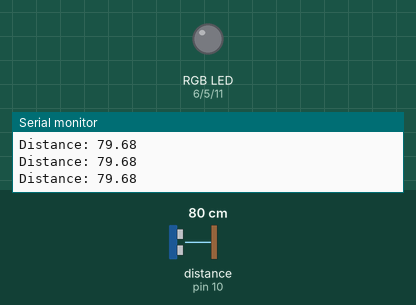
A sketch run on a simulated Arduino Uno, built with avr-gcc and run on an emulated ATmega328P. On the bench: an RGB LED mixed from three pins (HIGH = lit), the last lines printed to the serial monitor. Wiring (inferred from the names in the program): ultrasonic range finder: trigger pin 9; echo pin 10. Dashed ring = blinking. Inputs (shaded band) come from the test bench; at power-on: distance to the obstacle (sensor on pin 10) 80 cm. The echo pulse lasts 58.3 µs per cm; pins used as bus, display or sensor lines are not drawn.

Above: at 1.2 s.
1.3 s: distance to the obstacle (sensor on pin 10) set to 33 cm
2.8 s: distance to the obstacle (sensor on pin 10) set to 28 cm
At 3.5 s:
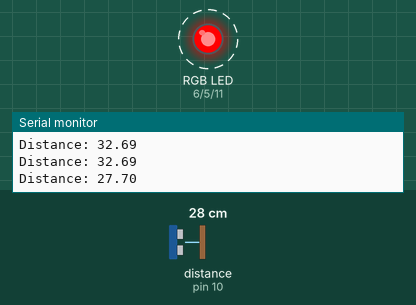
5.8 s: distance to the obstacle (sensor on pin 10) set to 22 cm
7.8 s: distance to the obstacle (sensor on pin 10) set to 18 cm
At 9.6 s:
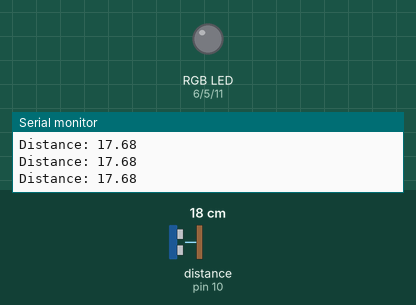
10.2 s: distance to the obstacle (sensor on pin 10) set to 23 cm
At 10.6 s:
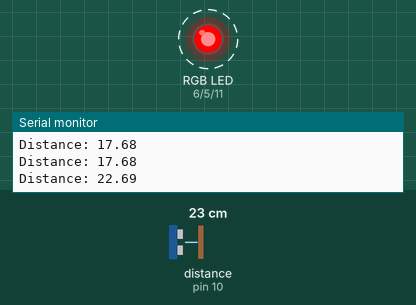
Timing chart, 0 to 14.2 s (numbered marks = the images above; inputs shaded):
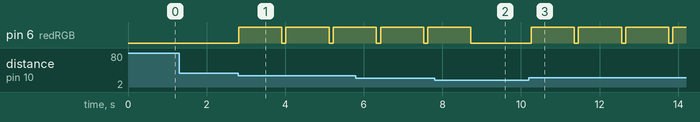

Measured:
- the behaviour switches between 31 and 30 cm on distance to the obstacle (sensor on pin 10) (found by bisection; images 0 and 1)
- the behaviour switches between 21 and 20 cm on distance to the obstacle (sensor on pin 10) (found by bisection; images 1 and 2)
- after the input at 2.8 s, pin 6 (redRGB): alternates HIGH for 1.1 s and LOW for 0.10 s, starting at once
- after the input at 7.8 s, pin 6 (redRGB): goes on until 8.7 s, then stays LOW
- after the input at 10.2 s, pin 6 (redRGB): alternates HIGH for 1.1 s and LOW for 0.10 s, starting after 0.06 s

The sketch:

DartBoardSensor.ino
```cpp
//Made by Conley Price 4,4,2020

//Distance pins
const int trigPin = 9;
const int echoPin = 10;


//LIGHT pins
//define pins for the red, green and blue LEDs
int redRGB = 6;
int greenRGB = 5;
int blueRGB = 11;
//overall brightness value
int brightness = 255;
//individual brightness values for the red, green and blue LEDs
int gBright = 0;
int rBright = 0;
int bBright = 0;

int fadeSpeed = 10;

float duration, distance;


void setup() {

  pinMode(greenRGB, OUTPUT);
  pinMode(redRGB, OUTPUT);
  pinMode(blueRGB, OUTPUT);

  pinMode(trigPin, OUTPUT);
  pinMode(echoPin, INPUT);
  Serial.begin(9600);
}

void TurnOn(){
    for (int i=0;i<256; i++){
      analogWrite(redRGB, rBright);
      rBright +=1;
      delay(fadeSpeed);
    }
    for (int i=0;i<256; i++){
      analogWrite(blueRGB, bBright);
      bBright += 1;
      delay(fadeSpeed);
    }

    for (int i=0;i<256; i++){

      analogWrite(greenRGB, gBright);
      gBright +=1;
      delay(fadeSpeed);
    }
}

//Turns off the led strip
void TurnOff(){
    for (int i=0;i<256; i++){
          analogWrite(greenRGB, brightness);
          analogWrite(redRGB, brightness);
          analogWrite(blueRGB, brightness);


      brightness -= 1;

      delay(fadeSpeed);

    }
}

//Method makes the led strip blink red
void blinkRed(){
  int count =0;
  while(count < 10  ){
    analogWrite(redRGB, 255);
    delay(110);
    analogWrite(redRGB, 0);
    count++;
  }

}


//Main loop that reads if there is a bullseye
void loop() {
  digitalWrite(trigPin, LOW);
  delayMicroseconds(2);
  digitalWrite(trigPin, HIGH);
  delayMicroseconds(10);
  digitalWrite(trigPin, LOW);

  duration = pulseIn(echoPin, HIGH);
  distance = (duration*.0343)/2;
  Serial.print("Distance: ");
  Serial.println(distance);

  if(distance >20 && distance < 30){
   blinkRed();
  }

  delay(100);
}
```
